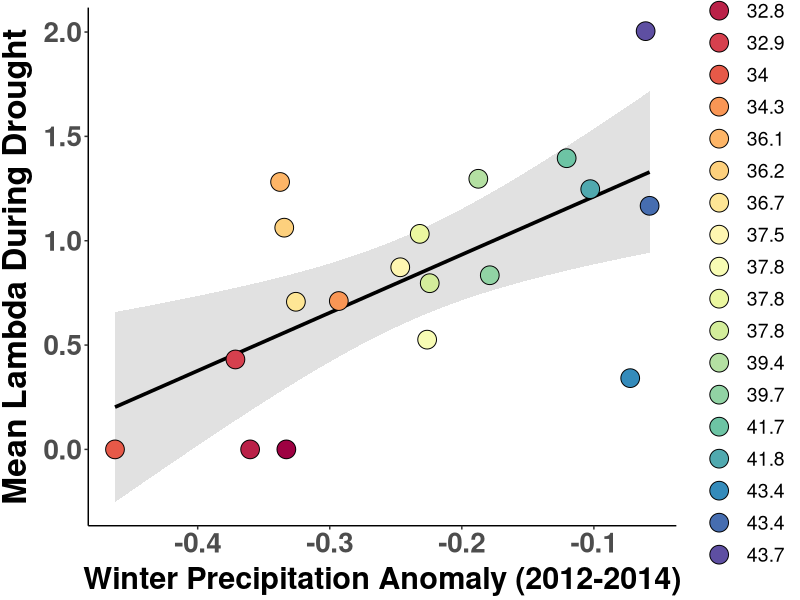

Reproduce this figure in R. (Note: this script raises an error after producing the figure.)
##################################################################################
#### PROJECT: Evolutionary rescue of Mimulus cardinalis populations during extreme drought
#### PURPOSE OF THIS SCRIPT: Correlate pop decline with climate
#### AUTHOR: Daniel Anstett and Amy Angert
#### DATE LAST MODIFIED: 20240628
###################################################################################

# Remove objects and clear workspace
rm(list = ls(all=TRUE))

#Library install and import
library(tidyverse)
library(GGally)
library(Hmisc)
library(RColorBrewer)

#Import demography estimates (includes metadata)
demog_means <- read_csv("data/demography data/siteYear.lambda_responses_2010-2019.csv")

#Import climate anomalies
anoms <- read_csv("data/climate_data/climate_anomaly.csv") 

#Join and filter
demo_pop <- left_join(demog_means, anoms, by=c("Site", "Latitude", "Paper_ID")) #necessary to specify this list because Mill Creek longitude is not the same between files, so anom values turn to NA if default joining by all shared columns

drought.period <- demo_pop %>% 
  dplyr::select(mean.lambda.drought, 
                MAT_1214, 
                MAP_1214, 
                PAS_1214, 
                CMD_1214, 
                Tave_wt_1214, 
                Tave_sm_1214, 
                PPT_wt_1214, 
                PPT_sm_1214)
drought.period <- as.data.frame(drought.period)

decline_clim_coeff <- data.frame()
for (i in 2:9){
  decline_clim_coeff[i-1,1] <- names(drought.period[i])
  lm.1 <- lm(mean.lambda.drought~drought.period[,i],data=drought.period)
  #summary(lm.1)
  decline_clim_coeff[i-1,2] <- summary(lm.1)$coefficients[2,1] #Slope
  decline_clim_coeff[i-1,3] <- summary(lm.1)$coefficients[2,4] #P-value
  decline_clim_coeff[i-1,4] <- summary(lm.1)$adj.r.squared #R2
}

names(decline_clim_coeff) <- c("Var", "Slope", "P", "AdjR2")
write_csv(decline_clim_coeff,"data/climate_data/decline_clim_coeff.csv") 





###################################################################################
#Plot decline vs significant climate anomalies 

#Set color as factor
demo_pop$Lat.Color<-as.factor(demo_pop$Lat.Color)
demo_pop$Lat.Color<-factor(demo_pop$Lat.Color,levels=demo_pop$Lat.Color)


#Winter Precipitation Anomaly
a <- ggplot(demo_pop, aes(x=PPT_wt_1214, y=mean.lambda.drought)) + 
  geom_smooth(method=lm,color="black",size=1.25,fill="gray71")+
  geom_point(aes(fill=demo_pop$Lat.Color), shape=21, size =6)+
  scale_y_continuous(name="Mean Lambda During Drought")+
  scale_x_continuous(name="Winter Precipitation Anomaly (2012-2014)")+
  #,breaks=c(0.04,0.045,0.05,0.055,0.06))+
  scale_fill_manual(labels=round(demo_pop$Latitude,1), values=as.character(demo_pop$Lat.Color)) +
  theme_classic() + theme(
    axis.text.x = element_text(size=20, face="bold"),
    axis.text.y = element_text(size=20,face="bold"),
    axis.title.x = element_text(color="black", size=22, vjust = 0.5, face="bold"),
    axis.title.y = element_text(color="black", size=24,vjust = 1.7, face="bold",hjust=0.5),
    legend.title = element_blank(),
    legend.text = element_text(size = 14),  # Increase the size of the legend text
    legend.key.size = unit(2, "lines"),  # Increase the size of the legend dots
    legend.key.height = unit(1.6, "lines") #Reduce height
  )
a
ggsave("Graphs/Climate/Decline_lambda/1_drought_lambda_PPT_wt.pdf",width=8, height = 6, units = "in")

# CMD Anomaly
b <- ggplot(demo_pop, aes(x=CMD_1214, y=mean.lambda.drought)) +
  geom_smooth(method=lm,color="black",size=1.25,fill="gray71")+
  geom_point(aes(fill=demo_pop$Lat.Color), shape=21, size =6)+
  scale_y_continuous(name="Mean Lambda During Drought")+
  scale_x_continuous(name="Cumulative Moisture Deficit Anomaly")+
  #,breaks=c(0.04,0.045,0.05,0.055,0.06))+
  scale_fill_manual(labels=round(demo_pop$Latitude,1), values=as.character(demo_pop$Lat.Color)) +
  theme_classic() + theme(
    axis.text.x = element_text(size=20, face="bold"),
    axis.text.y = element_text(size=20,face="bold"),
    axis.title.x = element_text(color="black", size=24, vjust = 0.5, face="bold"),
    axis.title.y = element_text(color="black", size=24,vjust = 1.7, face="bold",hjust=0.5),
    legend.title = element_blank(),
    legend.text = element_text(size = 14),  # Increase the size of the legend text
    legend.key.size = unit(2, "lines"),  # Increase the size of the legend dots
    legend.key.height = unit(1.6, "lines") #Reduce hight
  )
b
ggsave("Graphs/Climate/Decline_lambda/2_drought_lambda_CMD.pdf",width=8, height = 6, units = "in")

# MAP Anomaly
c <- ggplot(demo_pop, aes(x=MAP_1214, y=mean.lambda.drought)) + 
  geom_smooth(method=lm,color="black",size=1.25,fill="gray71")+
  geom_point(aes(fill=demo_pop$Lat.Color), shape=21, size =6)+
  scale_y_continuous(name="Mean Lambda During Drought")+
  scale_x_continuous(name="Mean Annual Precipitation Anomaly")+
  #,breaks=c(0.04,0.045,0.05,0.055,0.06))+
  scale_fill_manual(labels=round(demo_pop$Latitude,1), values=as.character(demo_pop$Lat.Color)) +
  theme_classic() + theme(
    axis.text.x = element_text(size=20, face="bold"),
    axis.text.y = element_text(size=20,face="bold"),
    axis.title.x = element_text(color="black", size=24, vjust = 0.5, face="bold"),
    axis.title.y = element_text(color="black", size=24,vjust = 1.7, face="bold",hjust=0.5),
    legend.title = element_blank(),
    legend.text = element_text(size = 14),  # Increase the size of the legend text
    legend.key.size = unit(2, "lines"),  # Increase the size of the legend dots
    legend.key.height = unit(1.6, "lines") #Reduce height
  )
c
ggsave("Graphs/Climate/Decline_lambda/3_drought_lambda_MAP.pdf",width=8, height = 6, units = "in")

#Summer Temperature Anomaly
d <- ggplot(demo_pop, aes(x=Tave_sm_1214, y=mean.lambda.drought)) + 
  geom_smooth(method=lm,color="black",size=1.25,fill="gray71")+
  geom_point(aes(fill=demo_pop$Lat.Color), shape=21, size =6)+
  scale_y_continuous(name="Mean Lambda During Drought")+
  scale_x_continuous(name="Summer Temperature Anomaly")+
  #,breaks=c(0.04,0.045,0.05,0.055,0.06))+
  scale_fill_manual(labels=round(demo_pop$Latitude,1), values=as.character(demo_pop$Lat.Color)) +
  theme_classic() + theme(
    axis.text.x = element_text(size=20, face="bold"),
    axis.text.y = element_text(size=20,face="bold"),
    axis.title.x = element_text(color="black", size=24, vjust = 0.5, face="bold"),
    axis.title.y = element_text(color="black", size=24,vjust = 1.7, face="bold",hjust=0.5),
    legend.title = element_blank(),
    legend.text = element_text(size = 14),  # Increase the size of the legend text
    legend.key.size = unit(2, "lines"),  # Increase the size of the legend dots
    legend.key.height = unit(1.6, "lines") #Reduce hight
  )
d
ggsave("Graphs/Climate/Decline_lambda/4_drought_lambda_Tave_sm.pdf",width=8, height = 6, units = "in")
